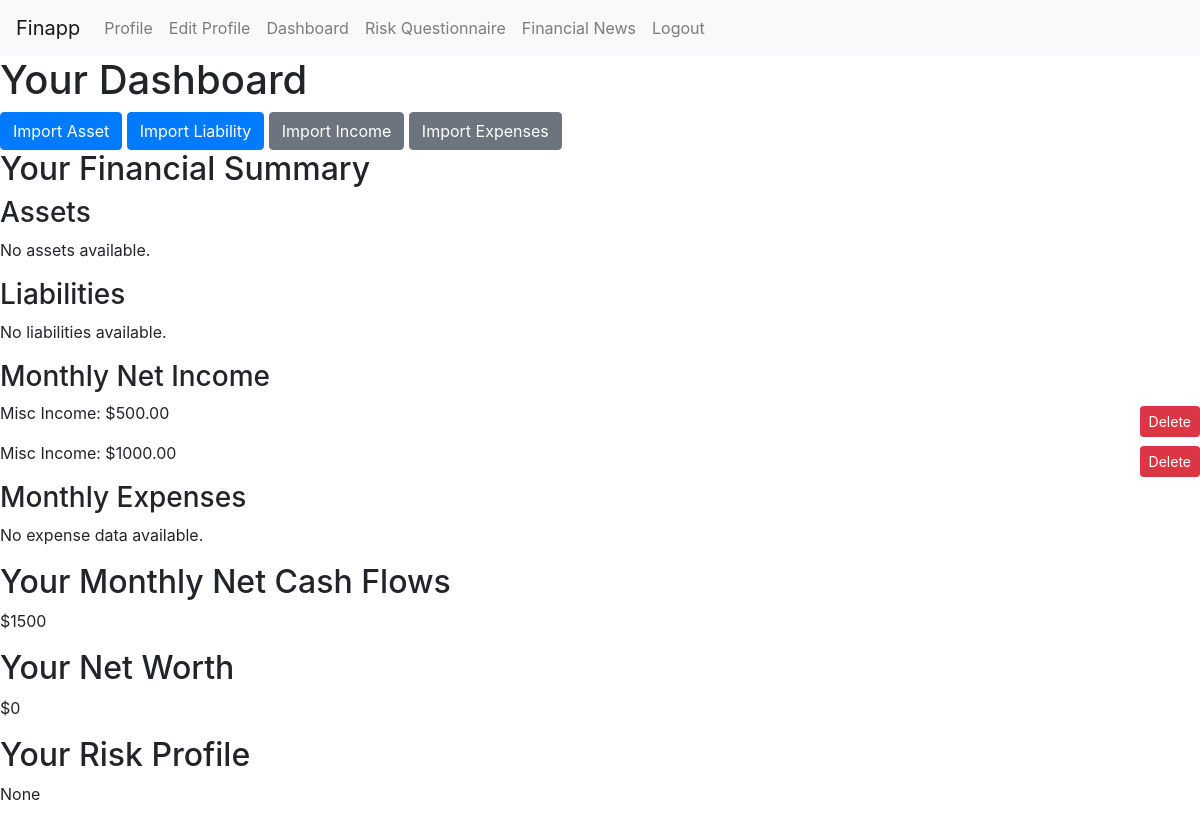
The app's page /Finapp/dashboard/ (signed in), older data.
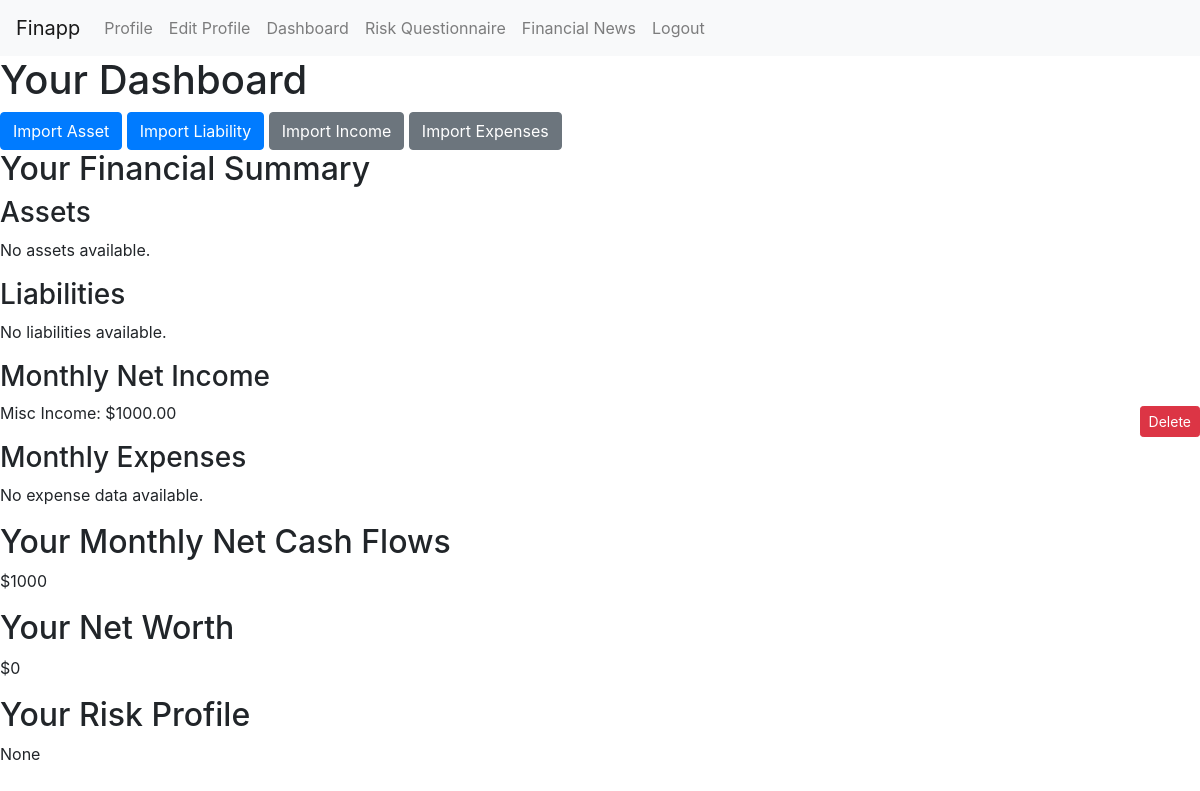
The same page, newer data.
### Finapp/models.py (models this page shows, shortened)
class Income(models.Model):
    user = models.ForeignKey(User, on_delete=models.CASCADE)
    name = models.CharField(max_length=100, default='Misc Income')
    net_income = models.DecimalField(max_digits=10, decimal_places=2)
    date_added = models.DateField(auto_now_add=True)

### Finapp/views.py (the view)
# urls.py: path('dashboard/', views.dashboard, name='dashboard'),
@login_required
def dashboard(request):
    assets = Asset.objects.filter(user=request.user)
    liabilities = Liability.objects.filter(user=request.user)
    user_profile = UserProfile.objects.get(user=request.user)  # Get the user profile
    incomes = Income.objects.filter(user=request.user)
    expenses = Expense.objects.filter(user=request.user)
    total_assets = assets.aggregate(total=Sum('amount'))['total'] or 0
    total_liabilities = liabilities.aggregate(total=Sum('amount'))['total'] or 0
    total_incomes = incomes.aggregate(total=Sum('net_income'))['total'] or 0
    total_expenses = expenses.aggregate(total=Sum('amount'))['total'] or 0
    net_cash_flows = total_incomes - total_expenses
    net_worth = total_assets - total_liabilities
    context = {
        'assets': assets,
        'liabilities': liabilities,
        'net_worth': net_worth,
        'net_cash_flows': net_cash_flows,  # Added this line
        'risk_profile': user_profile.risk_profile if user_profile else None,
        'incomes': incomes,
        'expenses': expenses,
    }
    return render(request, 'dashboard.html', context)

### Finapp/templates/dashboard.html
{% extends 'base.html' %}
{% block content %}
    <h1>Your Dashboard</h1>
    <div class="dashboard-links">
        <a href="{% url 'Finapp:import_asset' %}" class="btn btn-primary">Import Asset</a>
        <a href="{% url 'Finapp:import_liability' %}" class="btn btn-primary">Import Liability</a>
        <a href="{% url 'Finapp:import_income' %}" class="btn btn-secondary">Import Income</a>
        <a href="{% url 'Finapp:import_expense' %}" class="btn btn-secondary">Import Expenses</a>
    </div>
    <div class="financial-summary">
        <h2>Your Financial Summary</h2>
        <h3>Assets</h3>
        {% for asset in assets %}
            <div class="financial-data" style="display: flex; justify-content: space-between; align-items: center;">
                <p>{{ asset.name }}: {{ asset.amount }}</p>
                <a href="{% url 'Finapp:delete_asset' asset.id %}" class="btn btn-danger btn-sm" style="margin-left: 10px;">Delete</a>
            </div>
        {% empty %}
            <p>No assets available.</p>
        {% endfor %}
        <h3>Liabilities</h3>
        {% for liability in liabilities %}
            <div class="financial-data" style="display: flex; justify-content: space-between; align-items: center;">
                <p>{{ liability.name }}: {{ liability.amount }}</p>
                <a href="{% url 'Finapp:delete_liability' liability.id %}" class="btn btn-danger btn-sm" style="margin-left: 10px;">Delete</a>
            </div>
        {% empty %}
            <p>No liabilities available.</p>
        {% endfor %}
        <h3>Monthly Net Income</h3>
        {% for income in incomes %}
            <div class="financial-data" style="display: flex; justify-content: space-between; align-items: center;">
                <p>{{ income.name }}: ${{ income.net_income }}</p>
                <a href="{% url 'Finapp:delete_income' income.id %}" class="btn btn-danger btn-sm" style="margin-left: 10px;">Delete</a>
            </div>
        {% empty %}
            <p>No income data available.</p>
        {% endfor %}
        <h3>Monthly Expenses</h3>
        {% for expense in expenses %}
            <div class="financial-data" style="display: flex; justify-content: space-between; align-items: center;">
                <p>{{ expense.name }}: ${{ expense.amount }}</p>
                <a href="{% url 'Finapp:delete_expense' expense.id %}" class="btn btn-danger btn-sm" style="margin-left: 10px;">Delete</a>
            </div>
        {% empty %}
            <p>No expense data available.</p>
        {% endfor %}
        <h2>Your Monthly Net Cash Flows</h2>
        <div class="financial-data">
            <p>${{ net_cash_flows }}</p>
        </div>
    </div>
    <div class="net-worth-section">
        <h2>Your Net Worth</h2>
        <p>${{ net_worth }}</p>
    </div>
    <div class="risk-profile-section">
        <h2>Your Risk Profile</h2>
        <p>{{ risk_profile }}</p>
    </div>
{% endblock %}

Row changes from the older to the newer data that the page shows:
removed Income: name "Misc Income", net_income "500.00"
Text that changed along with them:
{{ net_cash_flows }}: "1500" → "1000"
